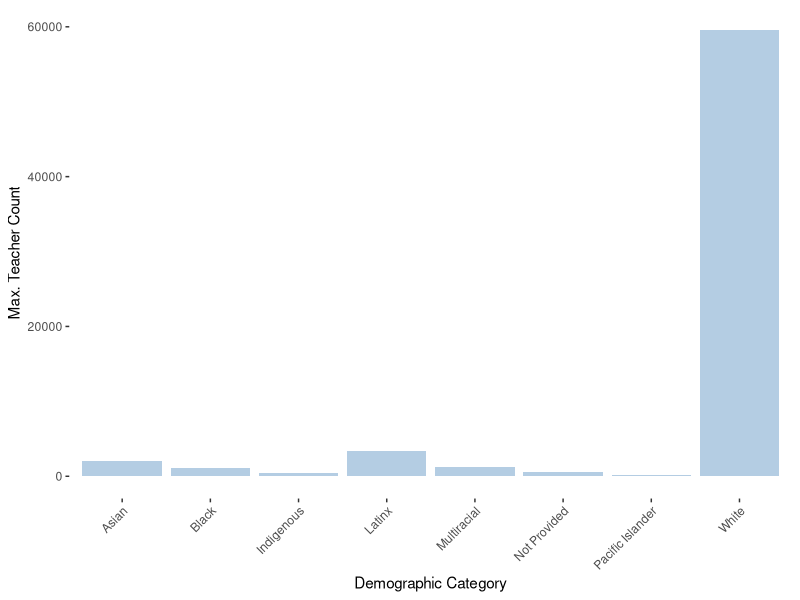
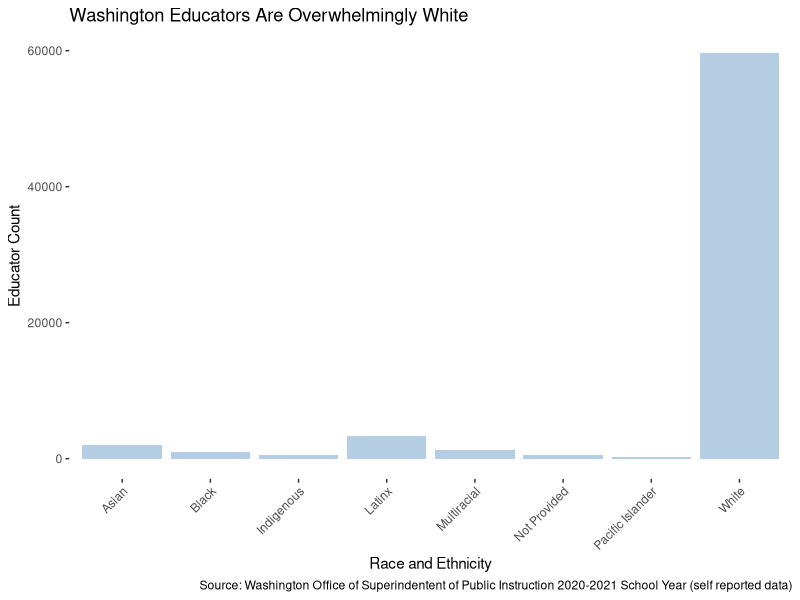
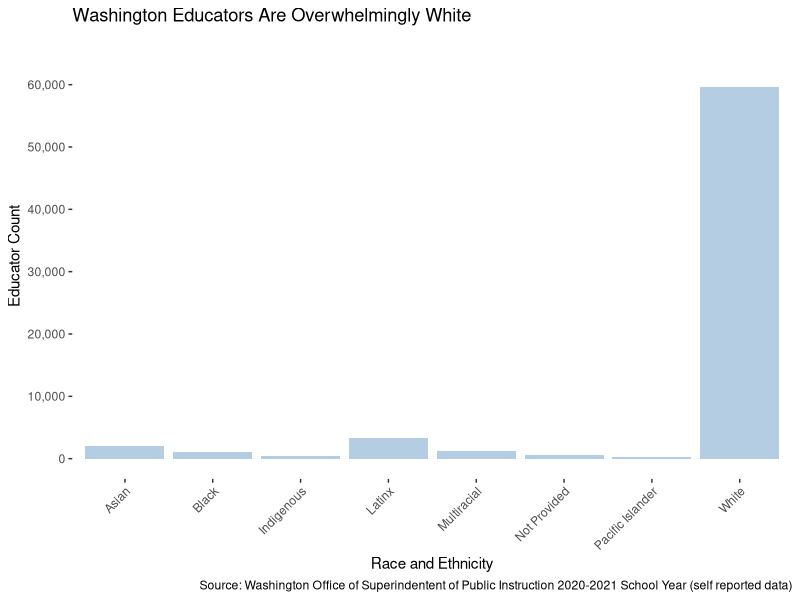
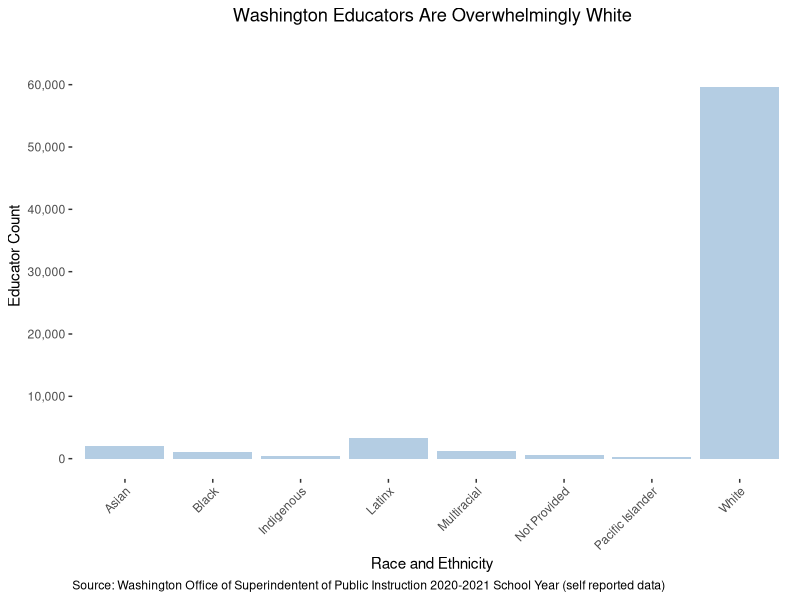
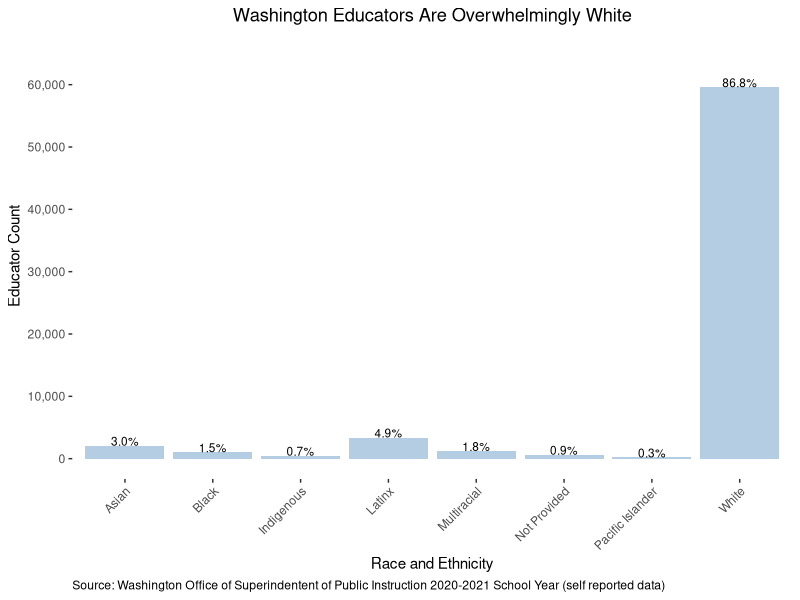
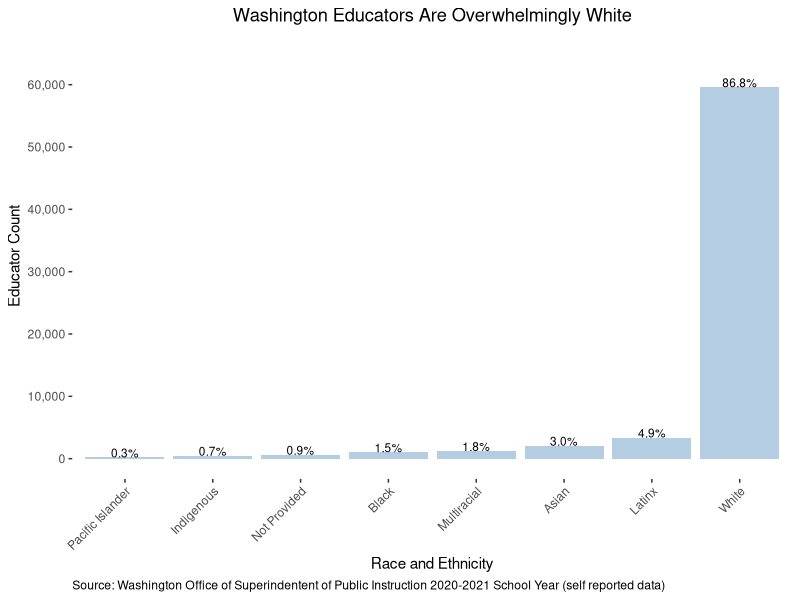

The R source for these figures, in order:
## ---- chunk 1
#load libraries
library(tidyverse)
## ---- chunk 2
#load data from local and create tabular data frame 
df <- read_csv("Data/TeacherDemographics_Summary.csv")
## ---- chunk 3
#Checking column names 
names(df)

#Checking data types 
str(df,width = 70,strict.width='cut')

#Convert "max teacher percent" to numerical value 
#df$`Max. Teacher Percent` <- parse_number(df$`Max. Teacher Percent`)

#check 
#str(df,width = 70,strict.width='cut')
## ---- chunk 4
#Looking at rows
head(df$`Max. Teacher Count`,20)

#Identifying frequencies 
absoluteT=table(df$`Max. Teacher Count`,
                exclude = 'nothing')

absoluteT
#note that our data downloaded from OSPI is pre-aggregated data (not individual level data) so no need to identify missing values
## ---- chunk 5
#Filtering out gender rows 
dfrace <- df[df$`Demographic Category Type`=="RaceEthnicity",]

#Changing independent variable names
renamevar <- function(varname){
  case_when(varname=='Native Hawaiian/Other Pacific Islander' ~ 'Pacific Islander',
            varname=='American Indian/Alaskan Native' ~ 'Indigenous',
            varname=='Black/African American' ~'Black',
            varname=='Two or More Races' ~ 'Multiracial',
            varname=='Hispanic/Latino of any race(s)' ~ 'Latinx',
            TRUE ~ varname)
}

dfrace$`Demographic Category` <- sapply(dfrace$`Demographic Category`, FUN = renamevar)

#Creating visual 
base= ggplot(data = dfrace, 
             aes(x = `Demographic Category`,
                 y = `Max. Teacher Count`)) 

plot1 = base + geom_bar(fill ="#b4cde3",
                        stat = 'identity') 
plot1= plot1 + theme(axis.text.x=element_text(angle = 45, hjust = 1), plot.background = element_rect(fill='white', colour = 'white'), panel.background = element_rect(fill='white', colour = 'white'))

plot1

#Adding title and source 
titleText='Washington Educators Are Overwhelmingly White'
sourceText='Source: Washington Office of Superindentent of Public Instruction 2020-2021 School Year (self reported data)'

plot2 = plot1 + labs(title=titleText,
                     x ='Race and Ethnicity', 
                     y = 'Educator Count',
                     caption = sourceText) 
plot2

#Customizing verticle axis 
library(scales)
plot3 = plot2 + scale_y_continuous(breaks=c(0,10000,20000,30000,40000,50000,60000),
                                   limits = c(0, 65000), 
                                   labels=unit_format(suffix = '', big.mark = ',')) 
plot3

#Center Title 
plot4 = plot3 + theme(plot.caption = element_text(hjust = 0), 
                      plot.title = element_text(hjust = 0.5))
plot4

#Labeling the bars
LABELS=dfrace$`Max. Teacher Percent`

#Code for counts and percentage bar labels 
#LABELS=paste0(format(round(dfrace$`Max. Teacher Count`,2), big.mark = ','),'\n(',dfrace$`Max. Teacher Percent`, ')')

plot5 = plot4 + geom_text(vjust=0, 
                          size = 3,
                          aes(y = `Max. Teacher Count` ,
                              label = LABELS))
plot5

#Ordering the bars 
dfrace=dfrace[order(dfrace$`Max. Teacher Count`),]

DemographicCategoryOrd <- as.factor(dfrace[order(dfrace$`Max. Teacher Count`),]$`Demographic Category`)

#Changing theme to classic 
plot6= plot5 + scale_x_discrete(limits=DemographicCategoryOrd)

plot6


